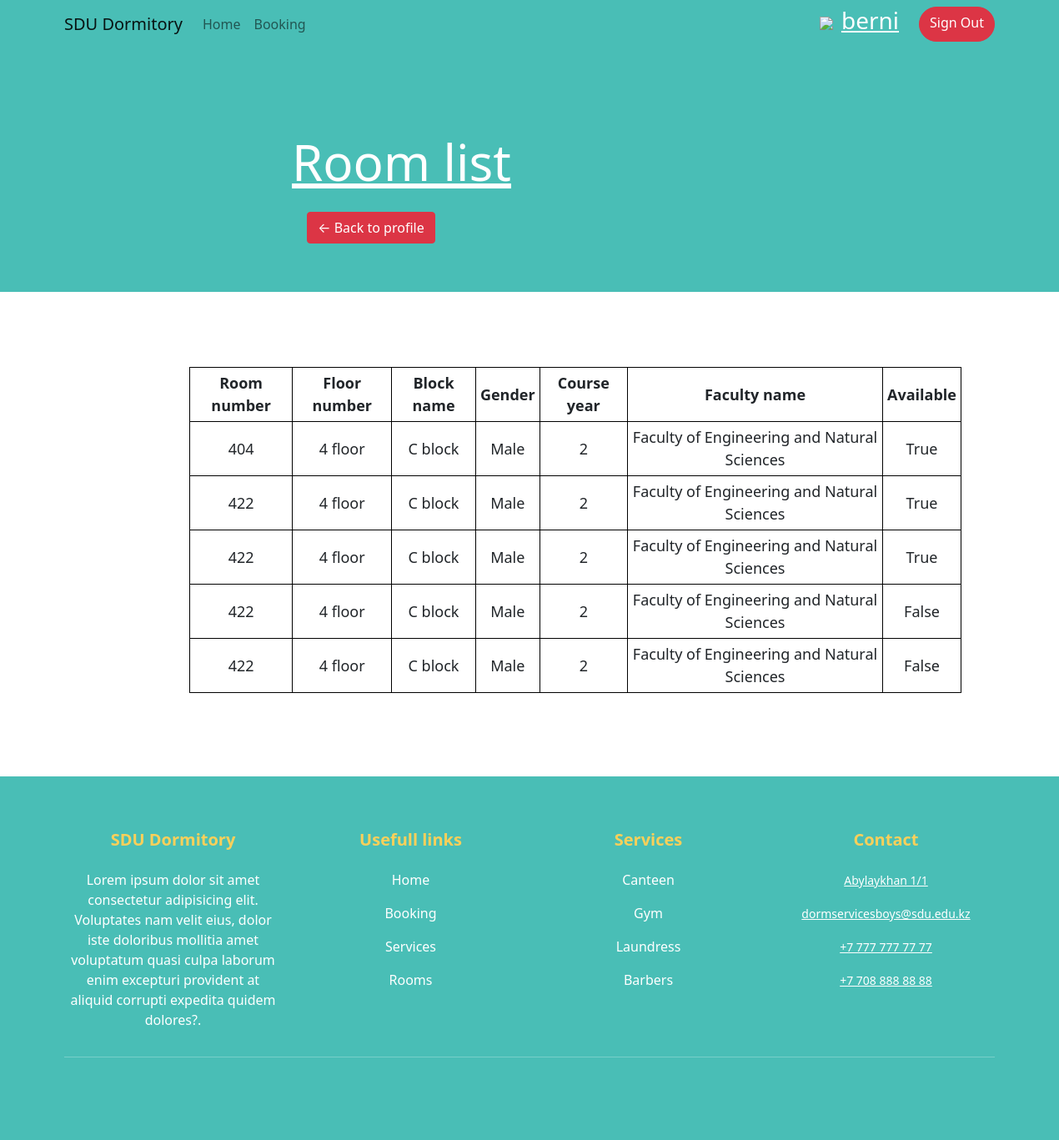
The app's page /room_list (signed in) with its own data.
### booking/models.py (models this page shows, shortened)
class Room(models.Model):
    bed_number = models.IntegerField('Bed number')
    room_number = models.IntegerField('Room number')
    floor = models.ForeignKey(Floor, on_delete=models.CASCADE)
    block = models.ForeignKey(Block, on_delete=models.CASCADE)
    gender = models.CharField('Gender', choices=GENDER, max_length=100)
    course = models.IntegerField('Course year', choices=COURSE)
    faculty = models.CharField('Faculty name', choices=FACULTY, max_length=100)
    available = models.BooleanField(default=True)
    class Meta:
        ordering = ('room_number', )

class Floor(models.Model):
    floor_number = models.IntegerField('Floor number')
    def __str__(self):
        return str(self.floor_number) + ' floor'
    class Meta:
        ordering = ('floor_number', )

class Block(models.Model):
    block_name = models.CharField('Block name', max_length=50)
    def __str__(self):
        return str(self.block_name) + ' block'
    class Meta:
        ordering = ('block_name', )

### booking/views.py (the view)
# urls.py: path('room_list', views.room_list, name='room_list'),
@login_required(login_url='sign_in')
def room_list(request):
    rooms = Room.objects.all()
    context = {'rooms': rooms}
    return render(request, 'booking/room_list.html', context)

### booking/templates/booking/room_list.html (shortened to what this page needs)
{% extends 'booking/base.html' %}
{% block name %}
<div class="row">
    Room list
</div>
<div class="row">
    <div class="col-4">
        <a class="btn btn-danger" href="{% url 'profile' %}">
                    &#8592; Back to profile</a>
    </div>
</div>
{% endblock %}
{% block active1 %}class="nav-link"{% endblock %}
{% block active3 %}class="nav-link"{% endblock %}
{% block style %}style="background: #49beb6; height: 350px;"{% endblock %}
{% block top %}style="margin-top=100px;font-size: 60px;color: #fff;"{% endblock %}
{% block content %}
<div class="container con text-center">
    <div class="row">
        <div class="col-1"></div>
        <div class="col-10">
            <table>
              <tr>
                <th>Room number</th>
                <th>Floor number</th>
                <th>Block name</th>
                <th>Gender</th>
                <th>Course year</th>
                <th>Faculty name</th>
                <th>Available</th>
              </tr>
                {% for room in rooms %}
              <tr>
                <td>{{ room.room_number }}</td>
                <td>{{ room.floor }}</td>
                <td>{{ room.block }}</td>
                <td>{{ room.gender }}</td>
                <td>{{ room.course }}</td>
                <td>{{ room.faculty }}</td>
                <td>{{ room.available }}</td>
              </tr>
                {% endfor %}
            </table>
        </div>
        <div class="col-1"></div>
    </div>
</div>
{% endblock %}

### booking/templates/booking/base.html (shortened to what this page needs)
<!doctype html>
<html lang="en" xmlns="http://www.w3.org/1999/html">
<head>
    <link rel="stylesheet" href="https://cdn.jsdelivr.net/npm/bootstrap@5.1.3/dist/css/bootstrap.min.css">
</head>
<body>
    <div class="bg" {% block style %}{% endblock %}>
      <nav class="navbar navbar-expand-lg navbar-light ">
          <div class="container">
              <a class="navbar-brand" href="{% url 'home' %}">SDU Dormitory</a>
              <div class="collapse navbar-collapse" id="navbarTogglerDemo02">
                <ul class="navbar-nav me-auto mb-2 mb-lg-0">
                  <li class="nav-item">
                    <a {% block active1 %}{% endblock %} aria-current="page" href="{% url 'home' %}">Home</a>
                  </li>
                    {% if not request.user.is_staff %}
                  <li class="nav-item">
                    <a {% block active3 %}{% endblock %} href="{% url 'book' %}">Booking</a>
                  </li>
                    {% endif %}
                </ul>
                <form class="d-flex gap-4">
                    {% if user.is_authenticated %}
                        <h3> <a style="color: #fff;" class="nav-item" href="{% url 'profile' %}"><img style="margin-right: 10px;" src="https://www.svgrepo.com/show/333287/profile.svg">{{ request.user }}</a> </h3>
                        <a href="{% url 'logout' %}" class="btn btn-danger rounded-pill" type="button">Sign Out</a>
                    {% else %}
                        <a href="{% url 'sign_up' %}" class="btn btn-danger rounded-pill" type="button">Sign up</a>
                        <a href="{% url 'sign_in' %}" class="btn btn-danger rounded-pill" type="button">Sign in</a>
                    {% endif %}
                </form>
              </div>
          </div>
      </nav>
        <div class="container">
            <div class="row" style="margin-top: 100px;">
              <div class="col-3"></div>
              <div class="col-6">
                <h1 {% block top %}{% endblock %} class="h1-center text-center"><u>{% block name %}{% endblock %}</u></h1>
              </div>
              <div class="col-3"></div>
            </div>
        </div>
    </div>
    {% block content %}{% endblock %}
    <footer style="background: #49beb6; margin-top: 100px;" class="text-white pt-5 pb-4">
      <div class="container text-center text-md-left">
        <div class="row text-center text-md-left">
          <div class="col-md-3 col-lg-3 col-xl-3 mx-auto mt-3">
            <h5 class="mb-4 fw-bold" style="color: #fad05a;">SDU Dormitory</h5>
            <p>Lorem ipsum dolor sit amet consectetur adipisicing elit. Voluptates nam velit eius, dolor iste doloribus mollitia amet voluptatum quasi culpa laborum enim excepturi provident at aliquid corrupti expedita quidem dolores?.</p>
          </div>
          <div class="col-md-3 col-lg-3 col-xl-3 mx-auto mt-3">
            <h5 class="mb-4 fw-bold" style="color: #fad05a;">Usefull links</h5>
            <p>
              <a style="text-decoration: none;" href="{% url 'home' %}" class="text-white">Home</a>
            </p>
            <p>
                {% if not request.user.is_staff %}
                    <a style="text-decoration: none;" href="{% url 'book' %}" class="text-white">Booking</a>
                {% else %}
                    <a style="text-decoration: none;" href="{% url 'home' %}" class="text-white">Booking</a>
                {% endif %}
            </p>
            <p>
              <a style="text-decoration: none;" href="#" class="text-white">Services</a>
            </p>
            <p>
              <a style="text-decoration: none;" href="#" class="text-white">Rooms</a>
            </p>
          </div>
          <div class="col-md-3 col-lg-3 col-xl-3 mx-auto mt-3">
            <h5 class="mb-4 fw-bold" style="color: #fad05a;">Services</h5>
            <p>
              <a style="text-decoration: none;" href="" class="text-white">Canteen</a>
            </p>
            <p>
              <a style="text-decoration: none;" href="" class="text-white">Gym</a>
            </p>
            <p>
              <a style="text-decoration: none;" href="" class="text-white">Laundress</a>
            </p>
            <p>
              <a style="text-decoration: none;" href="" class="text-white">Barbers</a>
            </p>
          </div>
          <div class="col-md-3 col-lg-3 col-xl-3 mx-auto mt-3">
            <h5 class="mb-4 fw-bold" style="color: #fad05a;">Contact</h5>
            <p>
              <a href="" class="btn-floating btn-sm text-white" >
                 Abylaykhan 1/1
              </a>
            </p>
            <p>
              <a href="mailto:dormserviceboys@sdu.edu.kz" class="btn-floating btn-sm text-white" >
                 dormservicesboys@sdu.edu.kz
              </a>
            </p>
            <p>
              <a href="tel:+77777777777" class="btn-floating btn-sm text-white" >
                 +7 777 777 77 77
              </a>
            </p>
            <p>
              <a href="tel:+77088888888" class="btn-floating btn-sm text-white" >
                 +7 708 888 88 88
              </a>
            </p>
          </div>
        </div>
        <hr class="mb-4">
        <div class="row align-items-center">
          <div class="col-md-10 col-lg-12">
             <div class="text-center text-md-center">
               <ul class="list-unstyled list-inline">
                 <li class="list-inline-item">
                   <a href="" class="btn-floating btn-sm text-white" style="font-size: 23px;"></a>
                 </li>
                 <li class="list-inline-item">
                  <a href="" class="btn-floating btn-sm text-white" style="font-size: 23px;"></a>
                </li>
                <li class="list-inline-item">
                  <a href="" class="btn-floating btn-sm text-white" style="font-size: 23px;"></a>
                </li>
                <li class="list-inline-item">
                  <a href="" class="btn-floating btn-sm text-white" style="font-size: 23px;"></a>
                </li>
                <li class="list-inline-item">
                  <a href="" class="btn-floating btn-sm text-white" style="font-size: 23px;"></a>
                </li>
               </ul>
             </div>
          </div>
        </div>
      </div>
    </footer>
</body>
</html>

### booking/templates/booking/room_list.html (style rules this page uses)
.con { margin: 90px 120px 0 120px; }
table, th, td { font-size: 18px; border: 1px solid black; border-collapse: collapse; padding: 5px; }

### records on screen
Room: room_number "404", floor "4 floor", block "C block", gender "Male", course "2", faculty "Faculty of Engineering and Natural Sciences", available "True"
Room: room_number "422", floor "4 floor", block "C block", gender "Male", course "2", faculty "Faculty of Engineering and Natural Sciences", available "True"
Room: room_number "422", floor "4 floor", block "C block", gender "Male", course "2", faculty "Faculty of Engineering and Natural Sciences", available "True"
Room: room_number "422", floor "4 floor", block "C block", gender "Male", course "2", faculty "Faculty of Engineering and Natural Sciences", available "False"
Room: room_number "422", floor "4 floor", block "C block", gender "Male", course "2", faculty "Faculty of Engineering and Natural Sciences", available "False"

### other values on screen
{{ request.user }} "berni"
